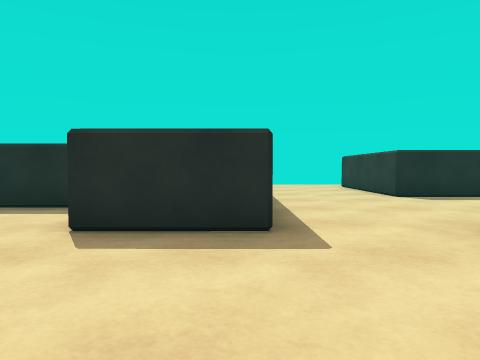
View 1 (above)

24 first-person views from a walk through a scene from a Unity 3-D project. The camera is 0.68 m above the floor, tilts 2° down and sees 70° across. The floor is counted in squares, 1 m on a side. Each view is taken from the middle of a square. On the plan, view 1 faces up. The plan holds only what a view shows up to about 10 squares ahead; the rest is blank. The place goes on beyond the plan. The player character is not drawn.

View 2
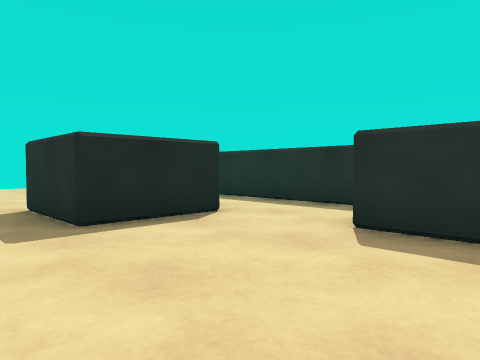

View 3
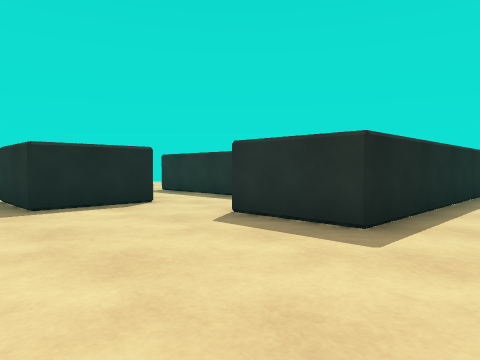

View 4
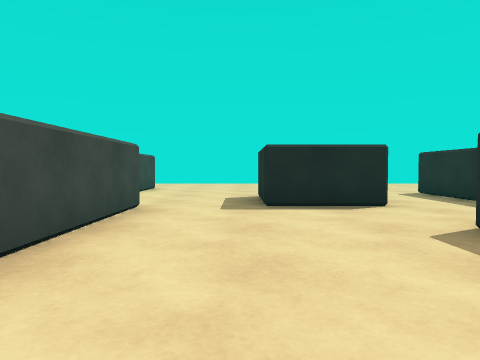

View 5
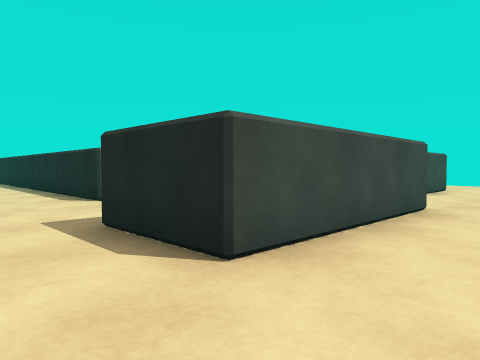

View 6
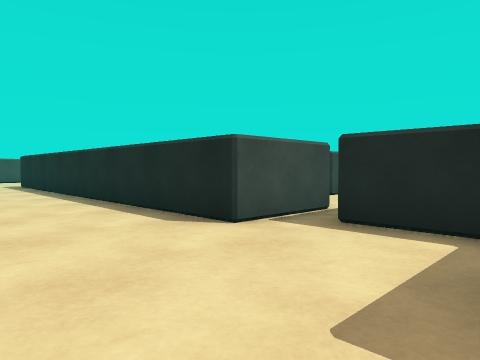

View 7
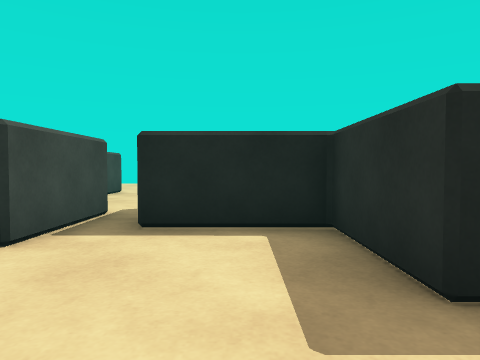

View 8
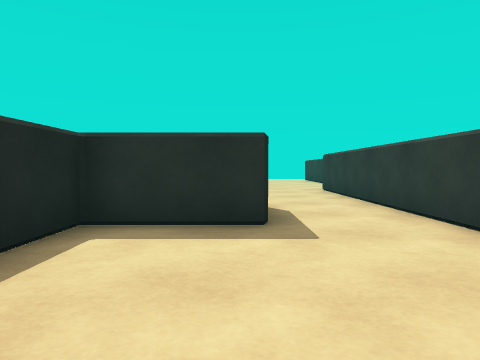

View 9
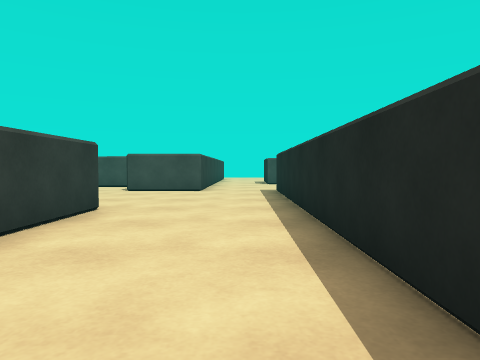

View 10
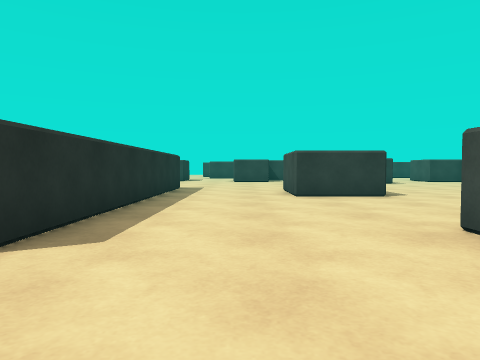

View 11
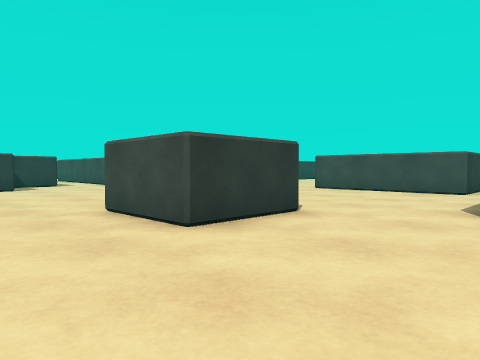

View 12
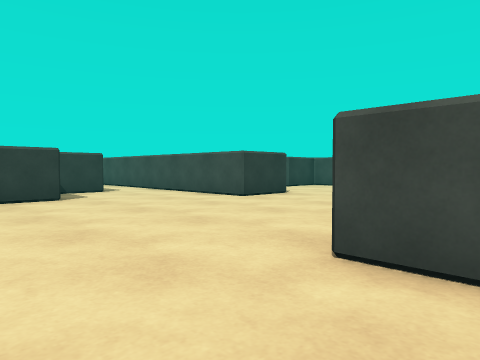

View 13
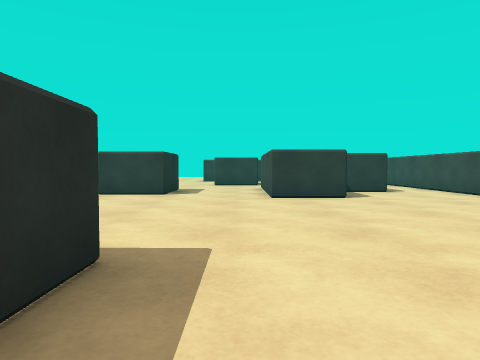

View 14
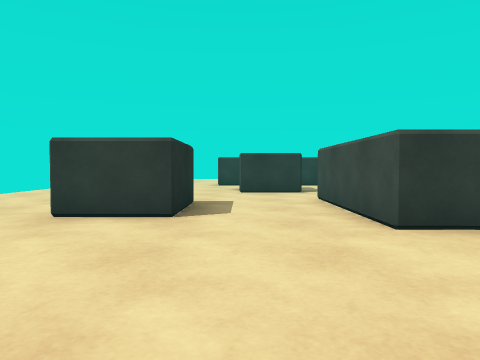

View 15
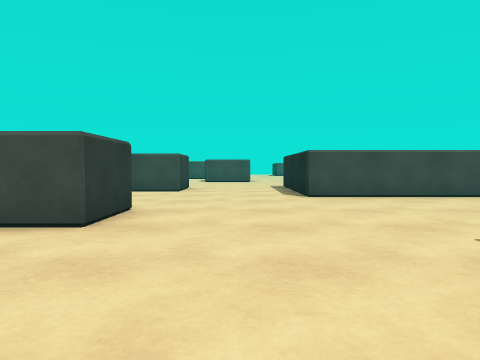

View 16
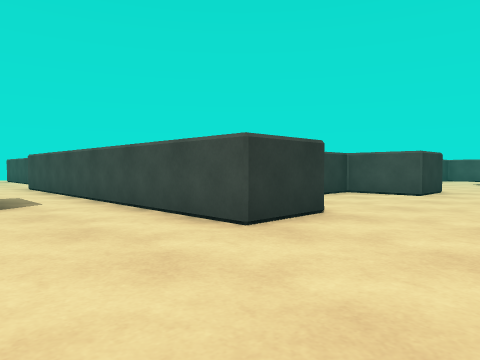

View 17
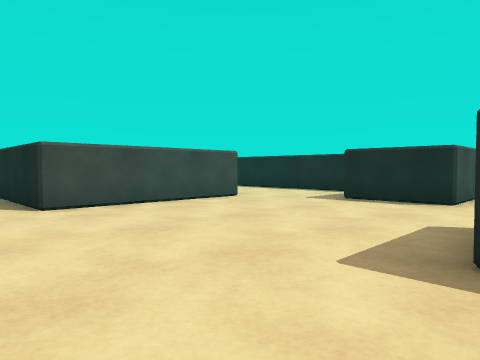

View 18
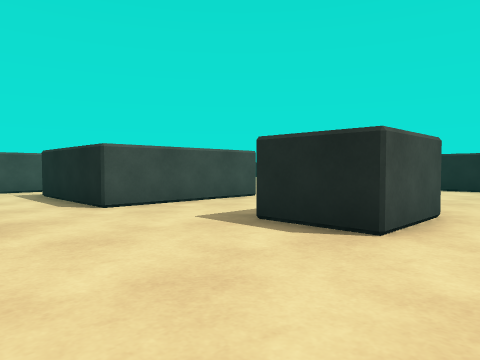

View 19
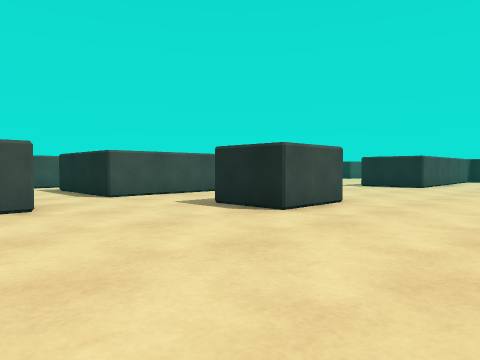

View 20
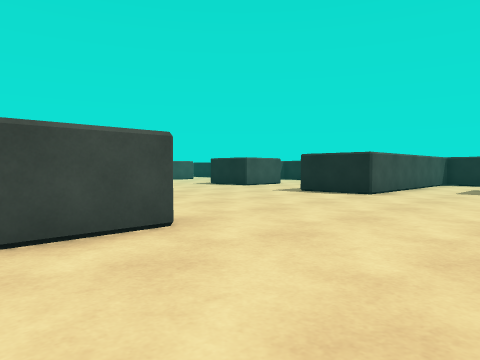

View 21
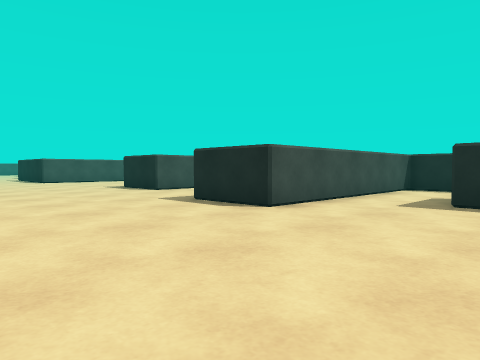

View 22
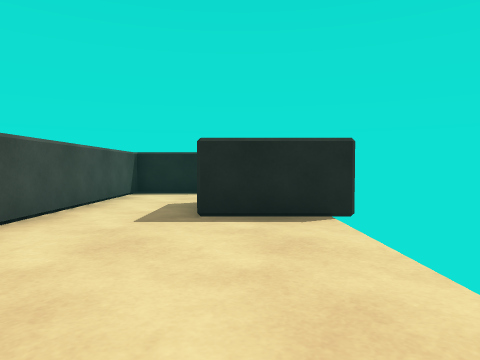

View 23
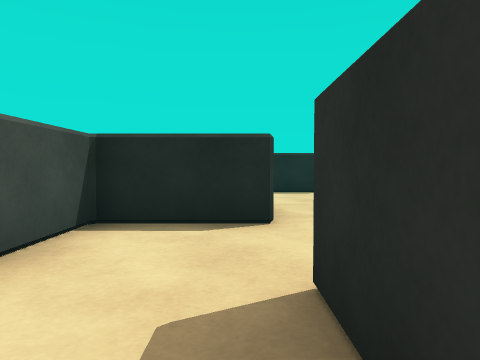

View 24
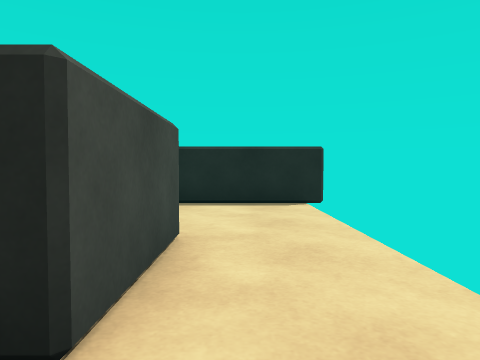

### Floor plan
Key: @ floor where view 1 was taken; # wall or solid block; . floor; T thing the floor can be seen under or through.
Columns run from 9 left of view 1 to 25 right of it. Each row starts with its distance up from view 1.
 15          #         #
 14          #......   #...............
 13          #.......###...............
 12          #...##....................
 11              ##....................
 10           ...#########......##....
  9          #...# #######......##....
  8          #...#########...........#
  7          #.......................#
  6  .#####  #.................####...
  5  ....... #.................# ##..
  4     ....##.........##........##..
  3      #......##.....##........##.
  2  ..###......#   ..................
  1  ...........#####........#########
  0  ........@..#   #........#
 -1 .....#####..#  ...........
 -2 ##.    ###..#  ............
 -3        ###..#  ..#####.....
 -4        #....    .#   #.....#
 -5        T....     #   #...###
 -6    ...TT#...         #  .#
 -7   ....  #..             ..
 -8   ##    #..
 -9         #...
-10         #...#
-11         #...#
-12         #...#
-13         #....
-14         #....

Positions as (right, up) in squares from view 1, and headings:
1: (0, 0), facing up
2: (0, 0), facing up-left
3: (2, 0), facing up-left
4: (2, 1), facing left
5: (2, 1), facing down-left
6: (2, -3), facing down-left
7: (2, -4), facing left
8: (0, -7), facing up
9: (0, -7), facing down
10: (1, 6), facing right
11: (6, 7), facing down-right
12: (10, 7), facing down-right
13: (10, 7), facing right
14: (14, 8), facing right
15: (14, 5), facing down
16: (13, 4), facing down-right
17: (14, 3), facing down-left
18: (24, 12), facing down-left
19: (25, 14), facing down-left
20: (21, 14), facing down-left
21: (17, 14), facing down-left
22: (15, 13), facing left
23: (10, 12), facing left
24: (7, 13), facing left
